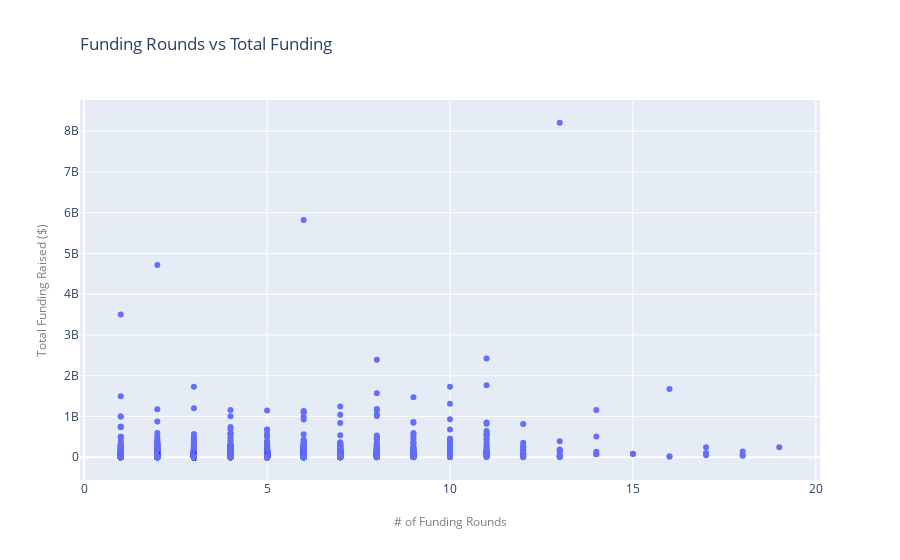

Source (notebook cell):
### Code cell
# Total funding rounds vs total funding
# 1) Pull only the data needed
funding_rounds = pd.DataFrame(starter_data.loc[starter_data['funding_rounds'] >= 1, ["name","funding_rounds", "funding_total_usd", "category_list"]])

# 2) Create scatter plot with
fig6 = go.Figure(data=go.Scatter(x=funding_rounds['funding_rounds'],
                                y=funding_rounds['funding_total_usd'],
                                mode='markers',
                                text=funding_rounds['name'])) # hover text goes here

fig6.update_layout(
    title=go.layout.Title(
        text="Funding Rounds vs Total Funding",
        xref="paper",
        x=0
    ),
    xaxis=go.layout.XAxis(
        title=go.layout.xaxis.Title(
            text="# of Funding Rounds",
            font=dict(
                size=12,
                color="#7f7f7f"
            )
        )
    ),
    yaxis=go.layout.YAxis(
        title=go.layout.yaxis.Title(
            text="Total Funding Raised ($)",
            font=dict(
                size=12,
                color="#7f7f7f"
            )
        )
    )
)

# plt.savefig("../Images/Funding_Rounds_vs_Raised.png", edgecolor='none', bbox_inches = 'tight', orientation='landscape')


fig6.show()

### Figure 1 — Plotly figure (JSON) as saved in the notebook; plotly's stock layout.template omitted (floating-point values rounded to 4 significant figures; data arrays with more than 128 entries replaced by an {"elided": "..."} marker saying what was removed)
{"data": [{"mode": "markers", "text": {"elided": "13685 str values"}, "type": "scatter", "x": {"elided": "13685 int values"}, "y": {"elided": "13685 int values"}}], "layout": {"title": {"text": "Funding Rounds vs Total Funding", "x": 0, "xref": "paper"}, "xaxis": {"title": {"font": {"color": "#7f7f7f", "size": 12}, "text": "# of Funding Rounds"}}, "yaxis": {"title": {"font": {"color": "#7f7f7f", "size": 12}, "text": "Total Funding Raised ($)"}}}}
